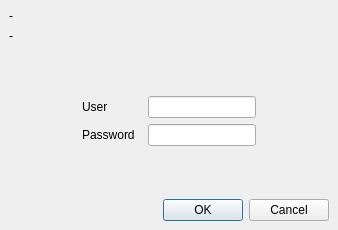
<ui version="4.0" >
 <class>PasswordDialog</class>
 <widget class="QDialog" name="PasswordDialog" >
  <property name="geometry" >
   <rect>
    <x>0</x>
    <y>0</y>
    <width>338</width>
    <height>230</height>
   </rect>
  </property>
  <property name="windowTitle" >
   <string>Authentication Required</string>
  </property>
  <layout class="QGridLayout" >
   <property name="margin" >
    <number>9</number>
   </property>
   <property name="spacing" >
    <number>6</number>
   </property>
   <item row="5" column="1" >
    <widget class="QLabel" name="label_3" >
     <property name="text" >
      <string>Password  </string>
     </property>
    </widget>
   </item>
   <item row="5" column="2" >
    <widget class="QLineEdit" name="password_le" >
     <property name="sizePolicy" >
      <sizepolicy>
       <hsizetype>5</hsizetype>
       <vsizetype>0</vsizetype>
       <horstretch>0</horstretch>
       <verstretch>0</verstretch>
      </sizepolicy>
     </property>
     <property name="echoMode" >
      <enum>QLineEdit::Password</enum>
     </property>
    </widget>
   </item>
   <item row="4" column="2" >
    <widget class="QLineEdit" name="user_le" >
     <property name="sizePolicy" >
      <sizepolicy>
       <hsizetype>5</hsizetype>
       <vsizetype>0</vsizetype>
       <horstretch>0</horstretch>
       <verstretch>0</verstretch>
      </sizepolicy>
     </property>
    </widget>
   </item>
   <item row="4" column="0" >
    <spacer>
     <property name="orientation" >
      <enum>Qt::Horizontal</enum>
     </property>
     <property name="sizeType" >
      <enum>QSizePolicy::Expanding</enum>
     </property>
     <property name="sizeHint" >
      <size>
       <width>10</width>
       <height>20</height>
      </size>
     </property>
    </spacer>
   </item>
   <item row="4" column="1" >
    <widget class="QLabel" name="label" >
     <property name="text" >
      <string>User</string>
     </property>
    </widget>
   </item>
   <item row="3" column="1" colspan="2" >
    <spacer>
     <property name="orientation" >
      <enum>Qt::Vertical</enum>
     </property>
     <property name="sizeType" >
      <enum>QSizePolicy::Expanding</enum>
     </property>
     <property name="sizeHint" >
      <size>
       <width>20</width>
       <height>0</height>
      </size>
     </property>
    </spacer>
   </item>
   <item row="4" column="3" >
    <spacer>
     <property name="orientation" >
      <enum>Qt::Horizontal</enum>
     </property>
     <property name="sizeHint" >
      <size>
       <width>40</width>
       <height>20</height>
      </size>
     </property>
    </spacer>
   </item>
   <item row="7" column="0" colspan="4" >
    <widget class="QDialogButtonBox" name="buttonBox" >
     <property name="orientation" >
      <enum>Qt::Horizontal</enum>
     </property>
     <property name="standardButtons" >
      <set>QDialogButtonBox::Cancel|QDialogButtonBox::NoButton|QDialogButtonBox::Ok</set>
     </property>
    </widget>
   </item>
   <item row="2" column="0" colspan="4" >
    <widget class="QLabel" name="where_label" >
     <property name="text" >
      <string>-</string>
     </property>
     <property name="alignment" >
      <set>Qt::AlignLeading|Qt::AlignLeft|Qt::AlignVCenter</set>
     </property>
     <property name="wordWrap" >
      <bool>false</bool>
     </property>
    </widget>
   </item>
   <item rowspan="2" row="0" column="0" colspan="4" >
    <widget class="QLabel" name="realm_label" >
     <property name="text" >
      <string>-</string>
     </property>
     <property name="alignment" >
      <set>Qt::AlignLeading|Qt::AlignLeft|Qt::AlignVCenter</set>
     </property>
     <property name="wordWrap" >
      <bool>false</bool>
     </property>
    </widget>
   </item>
   <item row="6" column="1" colspan="2" >
    <spacer>
     <property name="orientation" >
      <enum>Qt::Vertical</enum>
     </property>
     <property name="sizeHint" >
      <size>
       <width>20</width>
       <height>0</height>
      </size>
     </property>
    </spacer>
   </item>
  </layout>
 </widget>
 <tabstops>
  <tabstop>user_le</tabstop>
  <tabstop>password_le</tabstop>
  <tabstop>buttonBox</tabstop>
 </tabstops>
 <resources/>
 <connections>
  <connection>
   <sender>buttonBox</sender>
   <signal>accepted()</signal>
   <receiver>PasswordDialog</receiver>
   <slot>accept()</slot>
   <hints>
    <hint type="sourcelabel" >
     <x>248</x>
     <y>254</y>
    </hint>
    <hint type="destinationlabel" >
     <x>157</x>
     <y>274</y>
    </hint>
   </hints>
  </connection>
  <connection>
   <sender>buttonBox</sender>
   <signal>rejected()</signal>
   <receiver>PasswordDialog</receiver>
   <slot>reject()</slot>
   <hints>
    <hint type="sourcelabel" >
     <x>316</x>
     <y>260</y>
    </hint>
    <hint type="destinationlabel" >
     <x>286</x>
     <y>274</y>
    </hint>
   </hints>
  </connection>
 </connections>
</ui>
